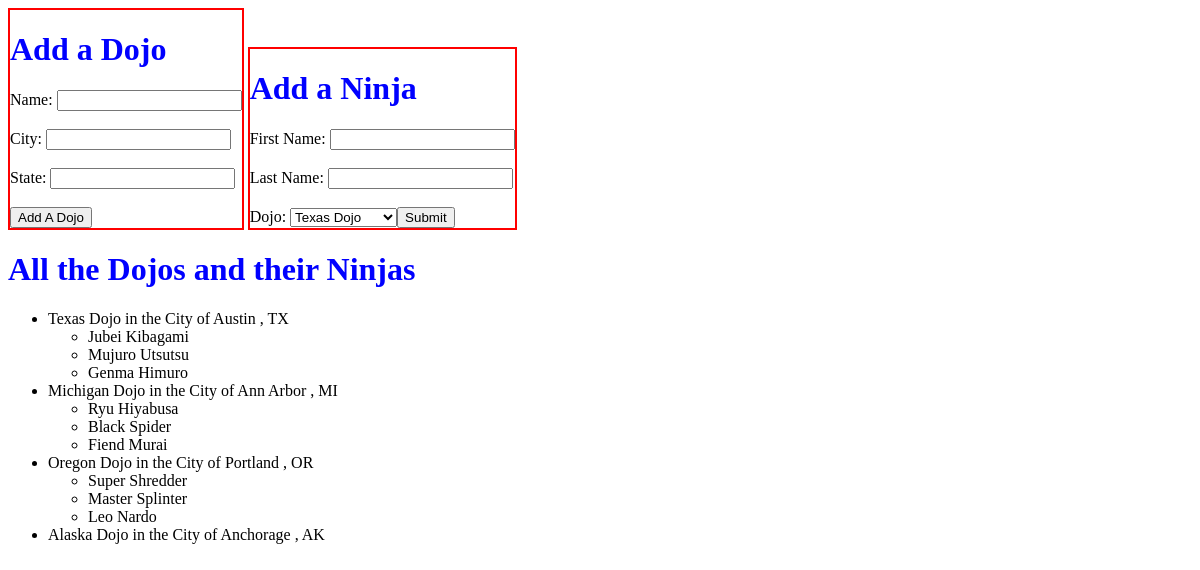
Before: / with the older database file.
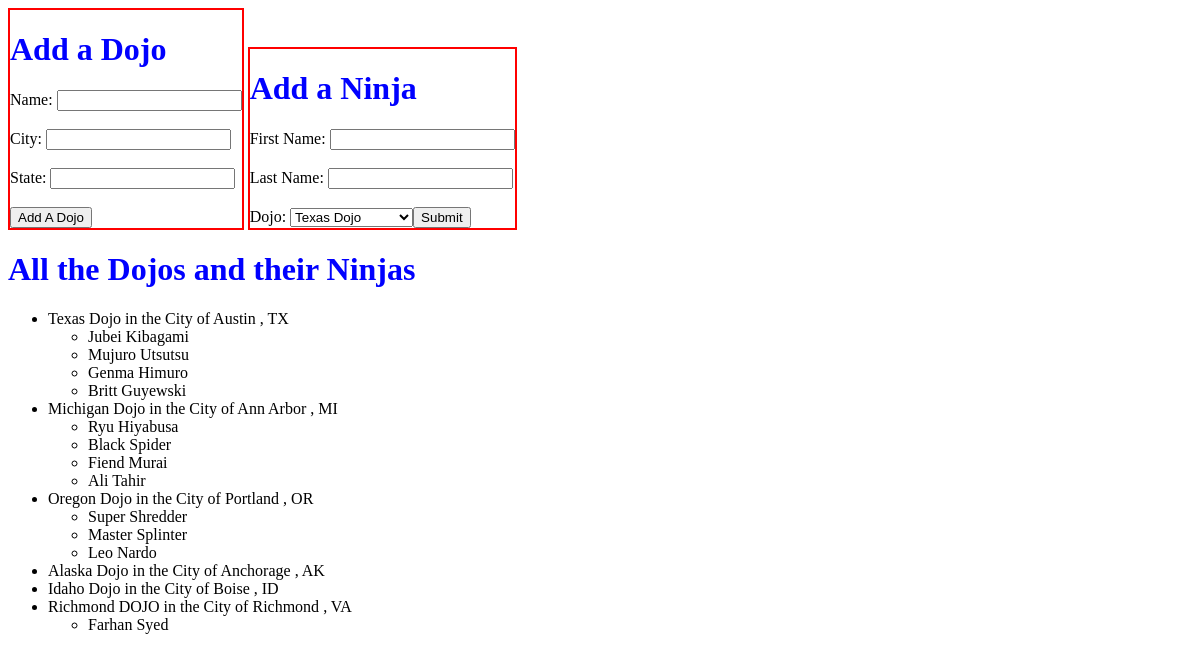
After: the same page with the newer database file.
### dojoninja_app/models.py (models this page shows)
class Dojos (models.Model):
    name = models.CharField(max_length=255)
    city = models.CharField(max_length=255)
    state = models.CharField(max_length=2)
    desc = models.TextField()
    created_at = models.DateTimeField(auto_now_add=True)
    updated_at = models.DateTimeField(auto_now=True)

class Ninjas (models.Model):
    first_name = models.CharField(max_length=255)
    last_name = models.CharField(max_length=255)
    dojo = models.ForeignKey(Dojos, related_name="ninjas_owned", on_delete=models.CASCADE)
    created_at = models.DateTimeField(auto_now_add=True)
    updated_at = models.DateTimeField(auto_now=True)

### dojoninja_app/views.py (the view)
# urls.py: path('', views.index),
def index(request):
    context = {
    "all_dojos": Dojos.objects.all(),
    }
    return render(request, 'index.html', context)  # dont forget to add context

### dojoninja_app/templates/index.html (shortened to what this page needs)
<!DOCTYPE html>
<html lang="en">
<head>
    {% load static %}
	<link rel="stylesheet" href="{% static 'style.css' %}">
</head>
<body>
    <div id="container">
        <div class="inputbox">
            <h1>Add a Dojo</h1>
            <form action='/create_dojo' method='post'>
                Name: <input type='text' name='name'><br><br>
                City: <input type='text' name="city"><br><br>
                State: <input type='text' name="state"><br><br>
                <button type='submit'>Add A Dojo</button>
        </form>
        </div>
        <div class="inputbox">
            <h1>Add a Ninja</h1>
            <form action='/create_ninjas' method='post'>
                First Name: <input type='text' name='ninjafirstname'><br><br>
                Last Name: <input type='text' name="ninjalastname"><br><br>
                <label for="dojo">Dojo:</label>
                <select name="dojoname" id="dojoname"><br><br>
                    {% for d in all_dojos.all %}
                    <option value= "{{d.id}}">{{d.name}}</option>
                    {% endfor %}
                    <input type='submit'></input>
                </select>
            </form>
        </div>
        <h1>All the Dojos and their Ninjas</h1>
        <ul>
            {% for x in all_dojos %}
            <li>{{ x.name }} in the City of {{x.city}} , {{x.state}} </li>
            <ul>
                {% for i in x.ninjas_owned.all %}
                    <li>{{ i.first_name }} {{ i.last_name }}</li>
                {% endfor %}
            </ul>
            {% endfor %}
        </ul>
    </div>
</body>
</html>

### dojoninja_app/static/style.css (style rules this page uses)
h1 { color: blue; }
.inputbox { border: 2px solid red; display: inline-block; }

Changed rows visible on the page:
added Ninjas: first_name "Britt", last_name "Guyewski", shown under Dojos "Texas Dojo"
added Ninjas: first_name "Ali", last_name "Tahir", shown under Dojos "Michigan Dojo"
added Dojos: name "Idaho Dojo", city "Boise", state "ID"
added Dojos: name "Richmond DOJO", city "Richmond", state "VA"
added Ninjas: first_name "Farhan", last_name "Syed", shown under "Richmond DOJO"
